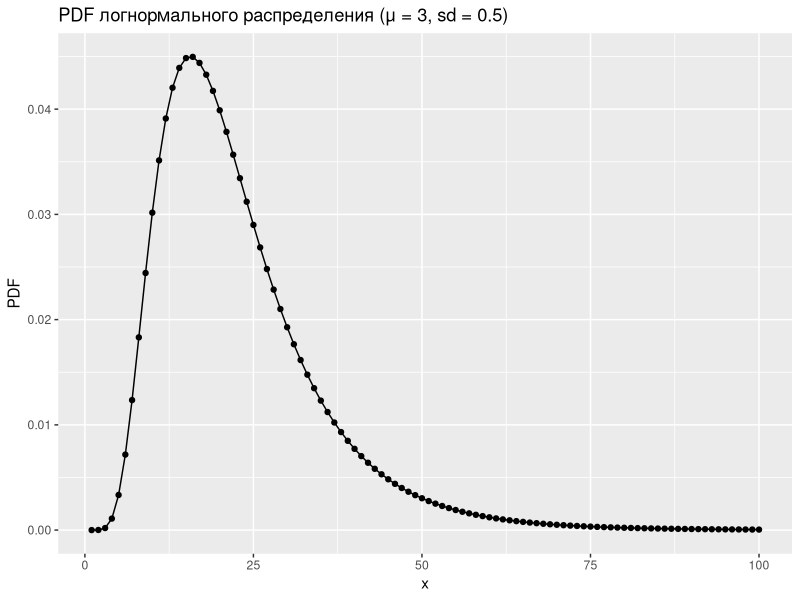

The R source for this figure:
## ---- chunk 1
library(dplyr)
library(ggplot2)
library(tidyverse)
data_frame(x = 1:100,
           PDF = dlnorm(x = x, mean = 3, sd = 0.5)) %>% 
  ggplot(aes(x, PDF))+
  geom_point()+
  geom_line()+
  labs(title = "PDF логнормального распределения (μ = 3, sd = 0.5)")
## ---- chunk 2
k <- integrate(dlnorm, mean = 3, sd = 0.5, lower = 25, upper = 50)
k$value
## ---- chunk 3
func <- function(x){
  dlnorm(x = x, mean = 3, sd = 0.5)
  }
lower <- qlnorm(0.1, mean = 3, sd = 0.5)
upper <- qlnorm(0.9, mean = 3, sd = 0.5)
integrate(func, lower, upper)$value
